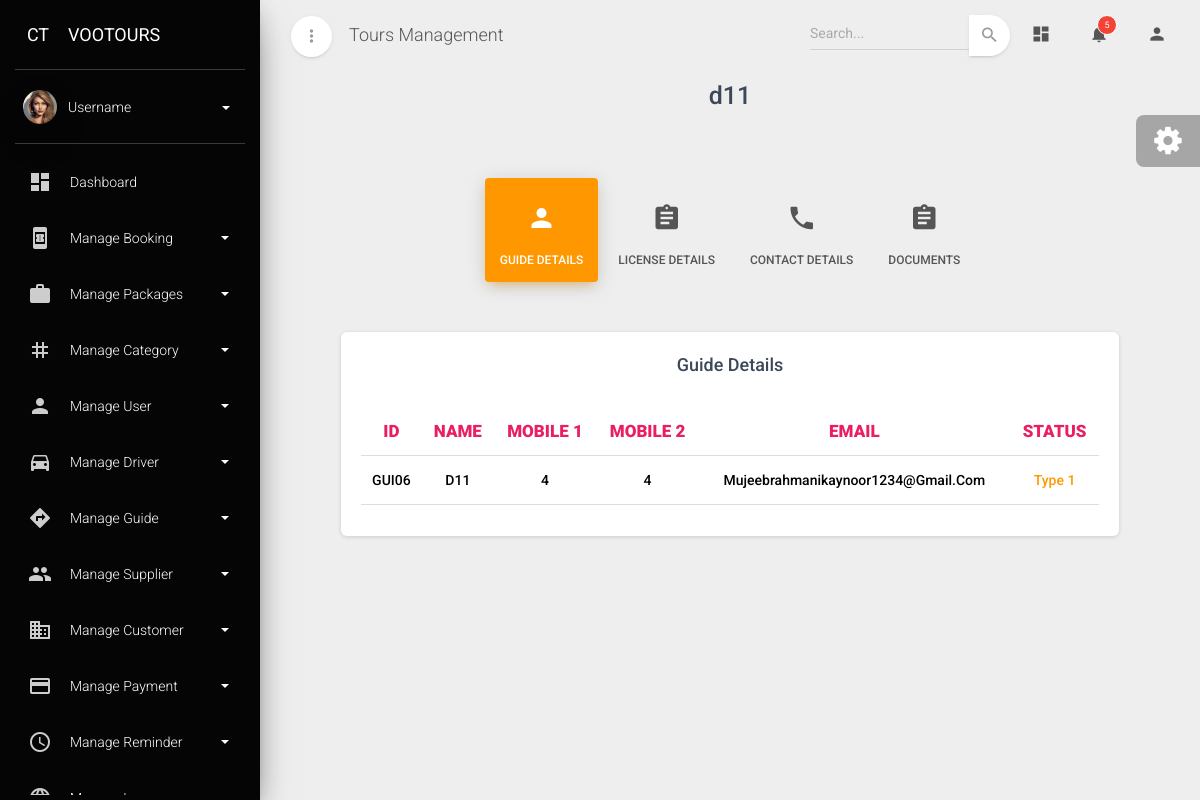
The app's page /guide_details/GUI06/ with its own data.
### admin_dashboard/models.py (models this page shows, shortened)
class Guide(models.Model):
    guide_id=models.CharField(max_length=10,primary_key=True,editable=False)
    name=models.CharField(max_length=100)
    abudhabi_license=models.BooleanField(default=True)
    dubai_license=models.BooleanField(default=True)
    rak_license=models.BooleanField(default=True)
    sharjah_license=models.BooleanField(default=True)
    fujairah_license=models.BooleanField(default=True)
    mobile1=models.PositiveIntegerField()
    mobile2=models.PositiveIntegerField()
    whatsapp1=models.PositiveIntegerField()
    whatsapp2=models.PositiveIntegerField()
    email=models.EmailField()
    license_number=models.CharField(max_length=100)
    license_expiry=models.DateField()
    language=models.ManyToManyField(Language)
    passport_number=models.CharField(max_length=100)
    passport_expiry=models.DateField()
    emirates_id_number=models.CharField(max_length=100)
    emirates_id_expiry=models.DateField()
    visa_number=models.CharField(max_length=100)
    visa_expiry=models.DateField()
    license_copy=models.FileField(upload_to='guide_license/')
    passport=models.FileField(upload_to='guide_passport/')
    emirates_id=models.FileField(upload_to='guide_emirates_id/')
    visa=models.FileField(upload_to='guide_visa/')
    photos=models.FileField(upload_to='driver_photos/')
    status=models.ForeignKey(Status_type,on_delete=models.CASCADE)

class Status_type(models.Model):
    status=models.CharField(max_length=100,unique=True)
    def __str__(self):
        return self.status

### admin_dashboard/views.py (the view)
# urls.py: path('guide_details/<str:pk>/',guide_details_view,name='guide_details'),
def guide_details_view(request,pk):
    data=Guide.objects.get(guide_id=pk)
    return render(request,'guidedetailsview.html',{'data':data})

### admin_dashboard/templates/guidedetailsview.html (shortened to what this page needs)
{% extends "base.html" %}
{% block content %}
            <div class="row mt-5">
                <div class="col-1"></div>
                <div class="col-md-10 ml-auto mr-auto">
                  <div class="page-categories">
                    <h3 class="title text-center font-weight-bold">{{data.name}}</h3>
                    <br />
                    <ul class="nav nav-pills nav-pills-warning nav-pills-icons justify-content-center mt-3" role="tablist">
                      <li class="nav-item">
                        <a class="nav-link active" data-toggle="tab" href="#details" role="tablist">
                          <i class="material-icons">person</i> Guide Details
                        </a>
                      </li>
                      <li class="nav-item">
                        <a class="nav-link" data-toggle="tab" href="#License" role="tablist">
                          <i class="material-icons">assignment</i> License Details
                        </a>
                      </li>
                      <li class="nav-item">
                        <a class="nav-link" data-toggle="tab" href="#contact" role="tablist">
                          <i class="material-icons">phone</i> Contact Details
                        </a>
                      </li>
                      <li class="nav-item">
                        <a class="nav-link" data-toggle="tab" href="#document" role="tablist">
                          <i class="material-icons">assignment</i>Documents
                        </a>
                      </li>
                    </ul>
                    <div class="tab-content tab-space tab-subcategories">
                      <div class="tab-pane active" id="details">
                        <div class="card">
                          <div class="card-header">
                            <h4 class="card-title text-center font-weight-bold mt-2">Guide Details</h4>
                          </div>
                            <div class="card-body">
                                <div class="table-responsive">
                                  <table class="table">
                                    <thead>
                                      <tr>
                                        <th class="text-center  text-rose" style="font-weight: 900;" >ID</th>
                                        <th class="text-center  text-rose" style="font-weight: 900;" >NAME</th>
                                        <th class="text-center  text-rose" style="font-weight: 900;" >MOBILE 1</th>
                                        <th class="text-center  text-rose" style="font-weight: 900;" >MOBILE 2</th>
                                        <th class="text-center  text-rose" style="font-weight: 900;" >EMAIL</th>
                                        <th class="text-center  text-rose" style="font-weight: 900;" >STATUS</th>
                                      </tr>
                                    </thead>
                                    <tbody>
                                      <tr>
                                        <td class="text-center text-capitalize" style="font-weight: 500;">{{data.guide_id}}</td>
                                        <td class="text-center text-capitalize" style="font-weight: 500;">{{data.name}}</td>
                                        <td class="text-center text-capitalize" style="font-weight: 500;">{{data.mobile1}}</td>
                                        <td class="text-center text-capitalize" style="font-weight: 500;">{{data.mobile2}}</td>
                                        <td class="text-center text-capitalize" style="font-weight: 500;">{{data.email}}</td>
                                        {% if data.status == "Active" %}
                                          <td class="text-center text-capitalize text-success" style="font-weight: 500;">{{data.status}}</td>
                                        {% elif data.status == "Inactive" %}
                                          <td class="text-center text-capitalize text-priamry" style="font-weight: 500;">{{data.status}}</td>
                                        {% else %}
                                          <td class="text-center text-capitalize text-warning" style="font-weight: 500;">{{data.status}}</td>
                                        {% endif %}
                                      </tr>
                                    </tbody>
                                  </table>
                                </div>
                              </div>
                          </div>
                      </div>
                    </div>
                  </div>
                </div>
                <div class="col-1"></div>
              </div>
        </div>
{% endblock content %}

### records on screen
Guide: name "d11", guide_id "GUI06", name "D11", mobile1 "4", mobile2 "4", email "Mujeebrahmanikaynoor1234@gmail.com", status "Type 1"
